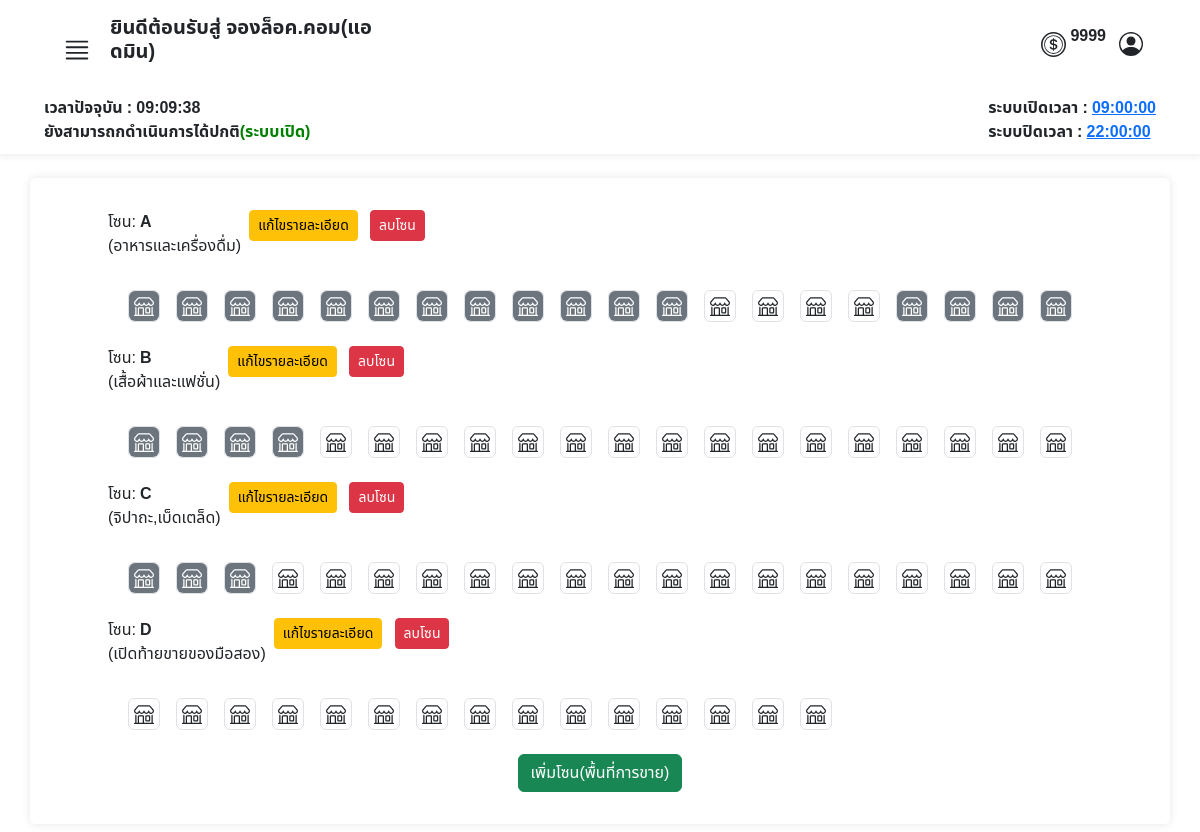
Page /admin/crud_page.php (signed in) on the earlier database version.
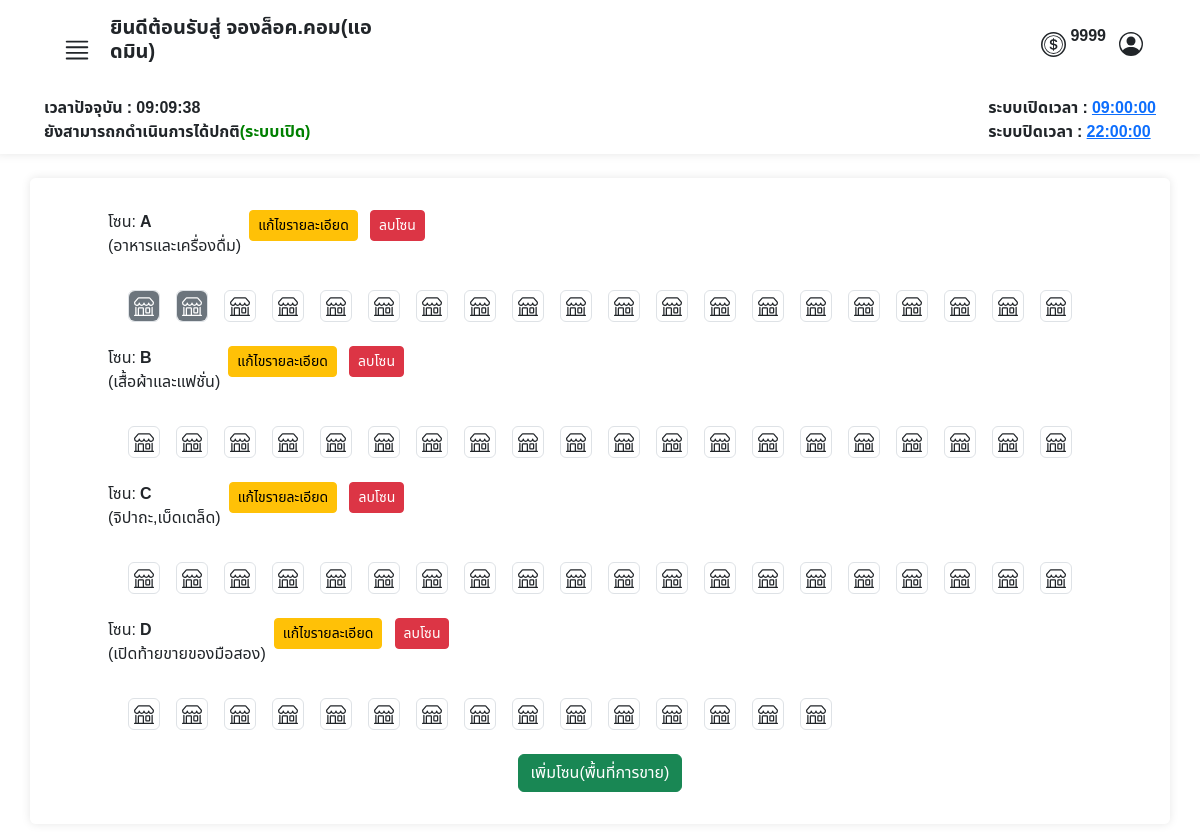
Same page on the later database version.
### tables this page shows
CREATE TABLE `operating_hours` (
  `id` int(11) NOT NULL,
  `opening_time` time NOT NULL,
  `closing_time` time NOT NULL
);

CREATE TABLE `zone_detail` (
  `zone_id` int(3) UNSIGNED ZEROFILL NOT NULL COMMENT 'รหัสโซน',
  `zone_name` varchar(50) NOT NULL COMMENT 'ชื่อโซน',
  `zone_detail` varchar(45) NOT NULL,
  `pricePerDate` float DEFAULT NULL COMMENT 'ราคาต่อวัน',
  `pricePerMonth` float DEFAULT NULL COMMENT 'ราคาต่อเดือน'
);

CREATE TABLE `locks` (
  `id_locks` int(11) NOT NULL COMMENT 'ไอดีล็อค',
  `lock_name` varchar(10) NOT NULL COMMENT 'ชื่อเลขล็อต',
  `zone_id` int(3) UNSIGNED ZEROFILL DEFAULT NULL COMMENT 'รหัสประเภทโซน',
  `booking_id` int(10) UNSIGNED ZEROFILL DEFAULT NULL COMMENT 'รหัสการจอง',
  `available` int(3) DEFAULT NULL COMMENT 'สถานะ ว่าง หรือ จองแล้ว '
);

### admin/crud_page.php (the view, shortened to what this page needs)
<?php
require("../condb.php");
?>
<!DOCTYPE html>
<html lang="en">
<head>
    <link href="https://cdn.jsdelivr.net/npm/bootstrap@5.3.3/dist/css/bootstrap.min.css" rel="stylesheet">
    <link rel="stylesheet" href="../asset/css/font.css">
</head>
<body>
    <?php
    include('./admin_nav.php');
    ?>
    <div class="container mt-4 bgcolor py-4 rounded">
        <div class="container">
            <div class=" row d-flex justify-content-center align-item-center">
                <div class="col-12 d-flex flex-wrap justify-content-center align-item-center">
                    <?php
                    $sql = "SELECT * FROM zone_detail ORDER BY zone_name";
                    if ($result = $conn->query($sql)) {
                        if ($result->num_rows > 0) {
                            while ($row = $result->fetch_assoc()) {
                                $sql2 = "SELECT COUNT(*) as count FROM locks WHERE zone_id = " . $row["zone_id"];
                                $lockCountResult = $conn->query($sql2);
                                $lockCountRow = $lockCountResult->fetch_assoc();
                                $lockCount = $lockCountRow['count'];
                                echo '
                <div class="mt-2 ">
                   <div class="row ">
                        <div class="col">
                            <div class="d-flex justify-content-start">
                                    <div class="">
                                    <p class="zone_detail"
                                        data-bs-toggle="tooltip"
                                        data-bs-placement="right"
                                        title="รายวัน ' . $row["pricePerDate"] . '฿<br>รายเดือน ' . $row["pricePerMonth"] . '฿">
                                        โซน: <strong>' . $row["zone_name"] . '</strong><br>(' . $row["zone_detail"] . ')
                                    </p>
                                    </div>
                                    <div class="">
                                        <button class="btn btn-sm mx-2 btn-warning edit-btn"
                                            type="button"
                                            data-bs-toggle="modal"
                                            data-bs-target="#EditModal"
                                            data-bs-id="' . $row['zone_id'] . '"
                                            data-bs-name="' . $row['zone_name'] . '"
                                            data-bs-detail="' . $row['zone_detail'] . '"
                                            data-bs-date="' . $row['pricePerDate'] . '"
                                            data-bs-month="' . $row['pricePerMonth'] . '"
                                            data-bs-amount="' . $lockCount . '">
                                        แก้ไขรายละเอียด</button>
                                    <a href="#" class="btn btn-sm btn-danger"
                                        onclick="confirmDelete(\'' . $row['zone_id'] . '\', \'' . addslashes($row['zone_name']) . '\'); return false;">
                                        ลบโซน
                                        </a>
                                    </div>
                            </div>
                    </div>
                </div>
                ';
                                $sql3 = "SELECT * FROM locks WHERE zone_id = " . $row["zone_id"];
                                if ($result3 = $conn->query($sql3)) {
                                    if ($result3->num_rows > 0) {
                                        echo '<div class="d-flex flex-wrap container-md">';
                                        while ($row3 = $result3->fetch_assoc()) {
                                            echo '<div class="mx-2 ">
                                    <p>';
                                            if ($row3["available"] == 0) {
                                                echo '
                                <div class="border rounded " style="text-align: center;">
                                                        <div class="bg-lightt rounded d-flex justify-content-center align-items-center" style="width: 30px; height:30px;">
                                                            <svg xmlns="http://www.w3.org/2000/svg" width="20" height="20" fill="currentColor" class="bi bi-shop" viewBox="0 0 16 16">
                                                                <path d="M2.97 1.35A1 1 0 0 1 3.73 1h8.54a1 1 0 0 1 .76.35l2.609 3.044A1.5 1.5 0 0 1 16 5.37v.255a2.375 2.375 0 0 1-4.25 1.458A2.37 2.37 0 0 1 9.875 8 2.37 2.37 0 0 1 8 7.083 2.37 2.37 0 0 1 6.125 8a2.37 2.37 0 0 1-1.875-.917A2.375 2.375 0 0 1 0 5.625V5.37a1.5 1.5 0 0 1 .361-.976zm1.78 4.275a1.375 1.375 0 0 0 2.75 0 .5.5 0 0 1 1 0 1.375 1.375 0 0 0 2.75 0 .5.5 0 0 1 1 0 1.375 1.375 0 1 0 2.75 0V5.37a.5.5 0 0 0-.12-.325L12.27 2H3.73L1.12 5.045A.5.5 0 0 0 1 5.37v.255a1.375 1.375 0 0 0 2.75 0 .5.5 0 0 1 1 0M1.5 8.5A.5.5 0 0 1 2 9v6h1v-5a1 1 0 0 1 1-1h3a1 1 0 0 1 1 1v5h6V9a.5.5 0 0 1 1 0v6h.5a.5.5 0 0 1 0 1H.5a.5.5 0 0 1 0-1H1V9a.5.5 0 0 1 .5-.5M4 15h3v-5H4zm5-5a1 1 0 0 1 1-1h2a1 1 0 0 1 1 1v3a1 1 0 0 1-1 1h-2a1 1 0 0 1-1-1zm3 0h-2v3h2z" />
                                                            </svg>
                                                        </div>
                                                    </div>';
                                            } else if ($row3["available"] == 1) {
                                                echo '
                            <div class="border rounded d-flex flex-column justify-content-center align-items-center" style="text-align: center;">
                                                        <div class="bg-secondary rounded d-flex justify-content-center align-items-center" style="width: 30px; height:30px; color:white;" >
                                                            <svg xmlns="http://www.w3.org/2000/svg" width="20" height="20" fill="currentColor" class="bi bi-shop" viewBox="0 0 16 16">
                                                                <path d="M2.97 1.35A1 1 0 0 1 3.73 1h8.54a1 1 0 0 1 .76.35l2.609 3.044A1.5 1.5 0 0 1 16 5.37v.255a2.375 2.375 0 0 1-4.25 1.458A2.37 2.37 0 0 1 9.875 8 2.37 2.37 0 0 1 8 7.083 2.37 2.37 0 0 1 6.125 8a2.37 2.37 0 0 1-1.875-.917A2.375 2.375 0 0 1 0 5.625V5.37a1.5 1.5 0 0 1 .361-.976zm1.78 4.275a1.375 1.375 0 0 0 2.75 0 .5.5 0 0 1 1 0 1.375 1.375 0 0 0 2.75 0 .5.5 0 0 1 1 0 1.375 1.375 0 1 0 2.75 0V5.37a.5.5 0 0 0-.12-.325L12.27 2H3.73L1.12 5.045A.5.5 0 0 0 1 5.37v.255a1.375 1.375 0 0 0 2.75 0 .5.5 0 0 1 1 0M1.5 8.5A.5.5 0 0 1 2 9v6h1v-5a1 1 0 0 1 1-1h3a1 1 0 0 1 1 1v5h6V9a.5.5 0 0 1 1 0v6h.5a.5.5 0 0 1 0 1H.5a.5.5 0 0 1 0-1H1V9a.5.5 0 0 1 .5-.5M4 15h3v-5H4zm5-5a1 1 0 0 1 1-1h2a1 1 0 0 1 1 1v3a1 1 0 0 1-1 1h-2a1 1 0 0 1-1-1zm3 0h-2v3h2z" />
                                                            </svg>
                                                        </div>
                                                    </div>';
                                            }
                                            echo '</p>
                                </div>';
                                        }
                                        echo '</div>';
                                    } else {
                                        echo "<p>ยังไม่มีการสร้างข้อมูลพื้นที่การขาย</p>";
                                    }
                                } else {
                                    echo "<p>Error in nested query: " . $conn->error . "</p>";
                                }
                            }
                        } else {
                            echo "<p><strong>ยังไม่มีการสร้างข้อมูลพื้นที่การขาย</strong></p>";
                        }
                    } else {
                        echo "<p>Error in main query: " . $conn->error . "</p>";
                    }
                    ?>
                </div>
                <div class="col-12 d-flex justify-content-evenly px-3">
                    <button class="btn btn-success m-2" type="button" data-bs-toggle="modal" data-bs-target="#AddZoneModal">
                        เพิ่มโซน(พื้นที่การขาย)
                    </button>
                </div>
            </div>
        </div>
    </div>
    </div>
</body>
</html>

### admin/admin_nav.php (shortened to what this page needs)
<nav class="row g-2 bgcolor">
    <div class="col-12 d-flex justify-content-between px-5 py-3">
        <div class="col-4">
            <div class="d-flex align-items-end ">
                <button class="btn" type="button" data-bs-toggle="offcanvas" data-bs-target="#offcanvasWithBothOptions" aria-controls="offcanvasWithBothOptions">
                </button>
                <h5>
                    <strong>ยินดีต้อนรับสู่ จองล็อค.คอม(แอดมิน)</strong>
                </h5>
            </div>
        </div>
        <div class="d-flex align-items-center ">
            <div class="row  ">
                <div class="col d-flex align-items-center justify-content-center">
                    <p class="ms-1">
                        <strong>
                            <?php
                            echo $_SESSION["token"];
                            ?>
                        </strong>
                    </p>
                </div>
            </div>
            <button class="btn " type="button" data-bs-toggle="modal" data-bs-target="#ProfileModal">
            </button>
        </div>
    </div>
    <?php
    require("../condb.php");
    $sql_time = "SELECT opening_time, closing_time FROM operating_hours LIMIT 1";
    $result = $conn->query($sql_time);
    $row_time = $result->fetch_assoc();
    $openingTime = $row_time['opening_time'];
    $closingTime = $row_time['closing_time'];
    ?>
    <div class="col-12 d-flex justify-content-between px-5">
        <strong>
            <div id="time"></div>
            <div id="status"></div>
        </strong>
        <strong>
            <div id="opening_time">ระบบเปิดเวลา : <a href="#" data-bs-toggle="modal" data-bs-target="#editTimeModal"><?php echo $openingTime; ?></a></div>
            <div id="closing_time">ระบบปิดเวลา : <a href="#" data-bs-toggle="modal" data-bs-target="#editTimeModal"><?php echo $closingTime; ?></a></div>
        </strong>
    </div>
</nav>

### admin/crud_page.php (style rules this page uses)
body { background-image: url(../asset/img/img.market2.jpg); width: 100%; height: 100%; background-repeat: repeat; background-size: cover; }

### admin/admin_nav.php (style rules this page uses)
.bgcolor { background-color: rgba(255, 255, 255, 0.9); padding-bottom: 10px; box-shadow: 0 0 10px rgba(0, 0, 0, 0.1); }

Differences in the rows shown:
changed locks (number 3 of 75 on the later page): available 1 → 0 (drawn)
changed locks (number 4 of 75 on the later page): available 1 → 0 (drawn)
changed locks (number 5 of 75 on the later page): available 1 → 0 (drawn)
changed locks (number 6 of 75 on the later page): available 1 → 0 (drawn)
changed locks (number 7 of 75 on the later page): available 1 → 0 (drawn)
changed locks (number 8 of 75 on the later page): available 1 → 0 (drawn)
changed locks (number 9 of 75 on the later page): available 1 → 0 (drawn)
changed locks (number 10 of 75 on the later page): available 1 → 0 (drawn)
changed locks (number 11 of 75 on the later page): available 1 → 0 (drawn)
changed locks (number 12 of 75 on the later page): available 1 → 0 (drawn)
changed locks (number 17 of 75 on the later page): available 1 → 0 (drawn)
changed locks (number 18 of 75 on the later page): available 1 → 0 (drawn)
changed locks (number 19 of 75 on the later page): available 1 → 0 (drawn)
changed locks (number 20 of 75 on the later page): available 1 → 0 (drawn)
changed locks (number 21 of 75 on the later page): available 1 → 0 (drawn)
changed locks (number 22 of 75 on the later page): available 1 → 0 (drawn)
changed locks (number 23 of 75 on the later page): available 1 → 0 (drawn)
changed locks (number 24 of 75 on the later page): available 1 → 0 (drawn)
changed locks (number 41 of 75 on the later page): available 1 → 0 (drawn)
changed locks (number 42 of 75 on the later page): available 1 → 0 (drawn)
changed locks (number 43 of 75 on the later page): available 1 → 0 (drawn)
